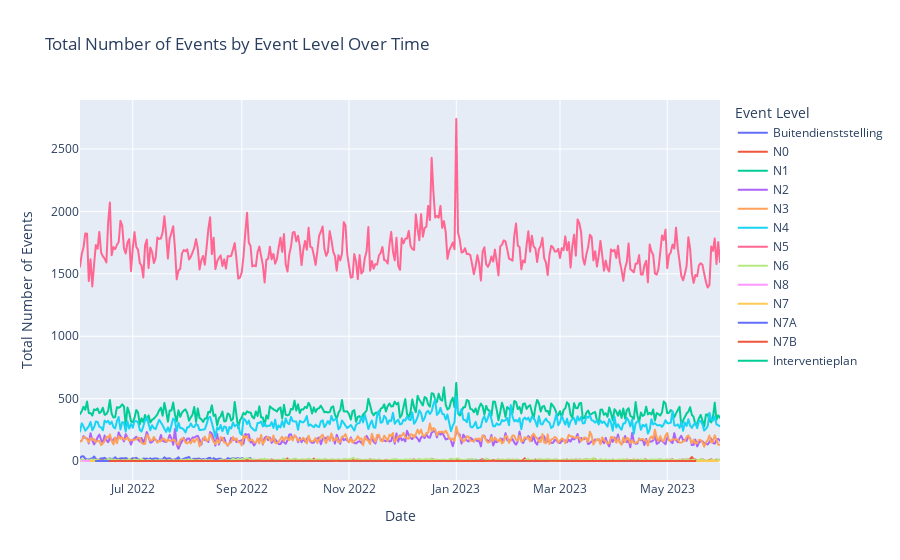

The code cell stored with this chart in its notebook:
### Code cell
import pandas as pd
import plotly.express as px

# Convert 't0' column to datetime type
interventions_dataset['t0'] = pd.to_datetime(interventions_dataset['t0'])

# Extract the date from the t0 column
interventions_dataset['t0_date'] = interventions_dataset['t0'].dt.date

# Group by t0_date and eventlevel_trip, then count the number of events in each group
event_counts = interventions_dataset.groupby(['t0_date', 'eventlevel_trip']).size().reset_index(name='event_count')

# Create an interactive line plot with Plotly Express
fig = px.line(event_counts, x='t0_date', y='event_count', color='eventlevel_trip', title='Total Number of Events by Event Level Over Time',
              labels={'t0_date': 'Date', 'event_count': 'Total Number of Events', 'eventlevel_trip': 'Event Level'})

# Show the plot
fig.show()

### Figure 1 — Plotly figure (JSON) as saved in the notebook; plotly's stock layout.template omitted (floating-point values rounded to 4 significant figures; data arrays with more than 128 entries replaced by an {"elided": "..."} marker saying what was removed)
{"data": [{"hovertemplate": "Event Level=Buitendienststelling<br>Date=%{x}<br>Total Number of Events=%{y}<extra></extra>", "legendgroup": "Buitendienststelling", "line": {"color": "#636efa", "dash": "solid"}, "marker": {"symbol": "circle"}, "mode": "lines", "name": "Buitendienststelling", "showlegend": true, "type": "scattergl", "x": ["2022-06-01", "2022-06-02", "2022-06-03", "2022-06-04", "2022-06-05", "2022-06-06", "2022-06-07", "2022-06-08", "2022-06-09", "2022-06-10", "2022-06-11", "2022-06-12", "2022-06-13", "2022-06-14", "2022-06-15", "2022-06-16", "2022-06-17", "2022-06-18", "2022-06-19", "2022-06-20", "2022-06-21", "2022-06-22", "2022-06-23", "2022-06-24", "2022-06-25", "2022-06-26", "2022-06-27", "2022-06-28", "2022-06-29", "2022-06-30", "2022-07-01", "2022-07-02", "2022-07-03", "2022-07-04", "2022-07-05", "2022-07-06", "2022-07-07", "2022-07-08", "2022-07-09", "2022-07-10", "2022-07-11", "2022-07-12", "2022-07-13", "2022-07-14", "2022-07-15", "2022-07-16", "2022-07-17", "2022-07-18", "2022-07-19", "2022-07-20", "2022-07-21", "2022-07-22", "2022-07-23", "2022-07-24", "2022-07-25", "2022-07-26", "2022-07-27", "2022-07-28", "2022-07-29", "2022-07-30", "2022-07-31", "2022-08-01", "2022-08-02", "2022-08-03", "2022-08-04", "2022-08-05", "2022-08-06", "2022-08-07", "2022-08-08", "2022-08-09", "2022-08-10", "2022-08-11", "2022-08-12", "2022-08-13", "2022-08-14", "2022-08-15", "2022-08-16", "2022-08-17", "2022-08-18", "2022-08-19", "2022-08-20", "2022-08-21", "2022-08-22", "2022-08-23", "2022-08-24", "2022-08-25", "2022-08-26", "2022-08-27", "2022-08-28", "2022-08-29", "2022-08-30", "2022-08-31", "2022-09-01", "2022-09-02", "2022-09-03", "2022-09-04", "2022-09-05", "2022-09-06"], "xaxis": "x", "y": [24, 38, 38, 20, 13, 12, 20, 21, 37, 17, 10, 11, 23, 21, 27, 14, 19, 21, 18, 19, 31, 16, 16, 22, 23, 21, 25, 18, 13, 16, 23, 22, 27, 13, 11, 8, 21, 19, 20, 14, 22, 15, 21, 21, 21, 14, 11, 14, 31, 19, 21, 23, 11, 12, 13, 19, 31, 9, 13, 18, 25, 27, 34, 11, 15, 19, 17, 20, 20, 10, 17, 11, 16, 24, 27, 10, 24, 15, 15, 19, 19, 10, 9, 8, 24, 19, 17, 25, 19, 21, 24, 15, 24, 19, 12, 10, 25, 23], "yaxis": "y"}, {"hovertemplate": "Event Level=N0<br>Date=%{x}<br>Total Number of Events=%{y}<extra></extra>", "legendgroup": "N0", "line": {"color": "#EF553B", "dash": "solid"}, "marker": {"symbol": "circle"}, "mode": "lines", "name": "N0", "showlegend": true, "type": "scattergl", "x": {"elided": "358 str values"}, "xaxis": "x", "y": {"elided": "358 int values"}, "yaxis": "y"}, {"hovertemplate": "Event Level=N1<br>Date=%{x}<br>Total Number of Events=%{y}<extra></extra>", "legendgroup": "N1", "line": {"color": "#00cc96", "dash": "solid"}, "marker": {"symbol": "circle"}, "mode": "lines", "name": "N1", "showlegend": true, "type": "scattergl", "x": {"elided": "365 str values"}, "xaxis": "x", "y": {"elided": "365 int values"}, "yaxis": "y"}, {"hovertemplate": "Event Level=N2<br>Date=%{x}<br>Total Number of Events=%{y}<extra></extra>", "legendgroup": "N2", "line": {"color": "#ab63fa", "dash": "solid"}, "marker": {"symbol": "circle"}, "mode": "lines", "name": "N2", "showlegend": true, "type": "scattergl", "x": {"elided": "365 str values"}, "xaxis": "x", "y": {"elided": "365 int values"}, "yaxis": "y"}, {"hovertemplate": "Event Level=N3<br>Date=%{x}<br>Total Number of Events=%{y}<extra></extra>", "legendgroup": "N3", "line": {"color": "#FFA15A", "dash": "solid"}, "marker": {"symbol": "circle"}, "mode": "lines", "name": "N3", "showlegend": true, "type": "scattergl", "x": {"elided": "365 str values"}, "xaxis": "x", "y": {"elided": "365 int values"}, "yaxis": "y"}, {"hovertemplate": "Event Level=N4<br>Date=%{x}<br>Total Number of Events=%{y}<extra></extra>", "legendgroup": "N4", "line": {"color": "#19d3f3", "dash": "solid"}, "marker": {"symbol": "circle"}, "mode": "lines", "name": "N4", "showlegend": true, "type": "scattergl", "x": {"elided": "365 str values"}, "xaxis": "x", "y": {"elided": "365 int values"}, "yaxis": "y"}, {"hovertemplate": "Event Level=N5<br>Date=%{x}<br>Total Number of Events=%{y}<extra></extra>", "legendgroup": "N5", "line": {"color": "#FF6692", "dash": "solid"}, "marker": {"symbol": "circle"}, "mode": "lines", "name": "N5", "showlegend": true, "type": "scattergl", "x": {"elided": "365 str values"}, "xaxis": "x", "y": {"elided": "365 int values"}, "yaxis": "y"}, {"hovertemplate": "Event Level=N6<br>Date=%{x}<br>Total Number of Events=%{y}<extra></extra>", "legendgroup": "N6", "line": {"color": "#B6E880", "dash": "solid"}, "marker": {"symbol": "circle"}, "mode": "lines", "name": "N6", "showlegend": true, "type": "scattergl", "x": {"elided": "365 str values"}, "xaxis": "x", "y": {"elided": "365 int values"}, "yaxis": "y"}, {"hovertemplate": "Event Level=N8<br>Date=%{x}<br>Total Number of Events=%{y}<extra></extra>", "legendgroup": "N8", "line": {"color": "#FF97FF", "dash": "solid"}, "marker": {"symbol": "circle"}, "mode": "lines", "name": "N8", "showlegend": true, "type": "scattergl", "x": ["2022-06-02", "2022-06-09", "2022-06-25", "2022-06-28", "2022-07-18", "2022-07-29", "2022-08-01", "2022-08-19", "2022-08-30", "2022-09-11", "2022-09-15", "2022-09-16", "2022-09-28", "2022-10-20", "2022-11-15", "2022-12-06", "2022-12-09", "2022-12-10", "2022-12-16", "2022-12-22", "2022-12-23", "2022-12-27", "2023-01-31", "2023-02-19", "2023-03-07", "2023-04-05", "2023-04-10", "2023-04-26", "2023-05-05", "2023-05-16"], "xaxis": "x", "y": [3, 1, 1, 1, 2, 1, 2, 1, 1, 1, 1, 1, 1, 1, 1, 1, 1, 1, 1, 1, 1, 1, 1, 1, 1, 1, 1, 1, 2, 1], "yaxis": "y"}, {"hovertemplate": "Event Level=N7<br>Date=%{x}<br>Total Number of Events=%{y}<extra></extra>", "legendgroup": "N7", "line": {"color": "#FECB52", "dash": "solid"}, "marker": {"symbol": "circle"}, "mode": "lines", "name": "N7", "showlegend": true, "type": "scattergl", "x": ["2022-06-07", "2022-06-10", "2022-06-11", "2022-06-15", "2022-06-17", "2022-06-18", "2022-06-19", "2022-06-20", "2022-06-22", "2022-06-26", "2022-07-02", "2022-07-10", "2022-07-13", "2022-07-15", "2022-07-17", "2022-07-25", "2022-08-05", "2022-08-09", "2022-08-14", "2022-09-06", "2022-09-10", "2022-09-14", "2022-09-17", "2022-10-08", "2022-10-10", "2022-10-13", "2022-11-01", "2022-11-05", "2022-11-10", "2022-11-11", "2022-11-18", "2022-11-20", "2022-11-22", "2022-11-25", "2022-12-06", "2022-12-07", "2022-12-11", "2022-12-21", "2022-12-26", "2023-01-03", "2023-02-05", "2023-02-10", "2023-02-15", "2023-02-16", "2023-02-19", "2023-02-26", "2023-03-10", "2023-03-12", "2023-03-28", "2023-03-29", "2023-04-12", "2023-04-30", "2023-05-04", "2023-05-08", "2023-05-15", "2023-05-26", "2023-05-30"], "xaxis": "x", "y": [1, 1, 1, 1, 1, 1, 2, 1, 1, 1, 1, 1, 1, 1, 1, 1, 2, 1, 1, 1, 1, 1, 1, 2, 1, 1, 1, 2, 1, 2, 2, 2, 1, 1, 1, 1, 1, 1, 1, 1, 2, 1, 1, 1, 1, 1, 1, 2, 1, 1, 1, 1, 1, 1, 1, 1, 1], "yaxis": "y"}, {"hovertemplate": "Event Level=N7A<br>Date=%{x}<br>Total Number of Events=%{y}<extra></extra>", "legendgroup": "N7A", "line": {"color": "#636efa", "dash": "solid"}, "marker": {"symbol": "circle"}, "mode": "lines", "name": "N7A", "showlegend": true, "type": "scattergl", "x": ["2022-06-10", "2022-06-11", "2022-06-13", "2022-06-15", "2022-06-16", "2022-06-17", "2022-06-18", "2022-06-19", "2022-06-21", "2022-06-26", "2022-07-02", "2022-07-04", "2022-07-05", "2022-07-17", "2022-08-01", "2022-08-08", "2022-08-11", "2022-08-12", "2022-08-14", "2022-08-23", "2022-08-27", "2022-09-07", "2022-09-10", "2022-09-12", "2022-09-14", "2022-09-18", "2022-09-19", "2022-09-29", "2022-10-05", "2022-10-06", "2022-10-14", "2022-10-16", "2022-10-22", "2022-10-23", "2022-10-29", "2022-11-06", "2022-11-19", "2022-11-25", "2022-11-26", "2022-12-05", "2022-12-11", "2022-12-14", "2022-12-24", "2022-12-26", "2022-12-30", "2022-12-31", "2023-01-04", "2023-01-09", "2023-01-15", "2023-01-20", "2023-01-28", "2023-02-03", "2023-02-04", "2023-02-09", "2023-02-17", "2023-02-20", "2023-02-25", "2023-03-06", "2023-03-07", "2023-03-08", "2023-03-10", "2023-03-19", "2023-03-29", "2023-04-08", "2023-04-20", "2023-05-14"], "xaxis": "x", "y": [1, 1, 1, 1, 1, 1, 2, 2, 1, 1, 1, 1, 1, 2, 1, 1, 1, 1, 2, 1, 1, 1, 1, 1, 1, 1, 1, 1, 1, 1, 1, 1, 1, 2, 1, 1, 1, 1, 1, 1, 1, 1, 1, 1, 2, 1, 1, 2, 3, 2, 1, 1, 1, 1, 1, 1, 2, 1, 1, 2, 1, 1, 1, 1, 1, 1], "yaxis": "y"}, {"hovertemplate": "Event Level=N7B<br>Date=%{x}<br>Total Number of Events=%{y}<extra></extra>", "legendgroup": "N7B", "line": {"color": "#EF553B", "dash": "solid"}, "marker": {"symbol": "circle"}, "mode": "lines", "name": "N7B", "showlegend": true, "type": "scattergl", "x": ["2022-06-18", "2022-06-22", "2022-07-13", "2022-10-22", "2022-12-18", "2022-12-24", "2023-02-11", "2023-04-01", "2023-04-09", "2023-04-22", "2023-04-29", "2023-04-30", "2023-05-17"], "xaxis": "x", "y": [1, 1, 1, 2, 1, 1, 2, 1, 2, 1, 1, 1, 1], "yaxis": "y"}, {"hovertemplate": "Event Level=Interventieplan<br>Date=%{x}<br>Total Number of Events=%{y}<extra></extra>", "legendgroup": "Interventieplan", "line": {"color": "#00cc96", "dash": "solid"}, "marker": {"symbol": "circle"}, "mode": "lines", "name": "Interventieplan", "showlegend": true, "type": "scattergl", "x": ["2022-08-06"], "xaxis": "x", "y": [1], "yaxis": "y"}], "layout": {"legend": {"title": {"text": "Event Level"}, "tracegroupgap": 0}, "title": {"text": "Total Number of Events by Event Level Over Time"}, "xaxis": {"anchor": "y", "domain": [0, 1], "title": {"text": "Date"}}, "yaxis": {"anchor": "x", "domain": [0, 1], "title": {"text": "Total Number of Events"}}}}
